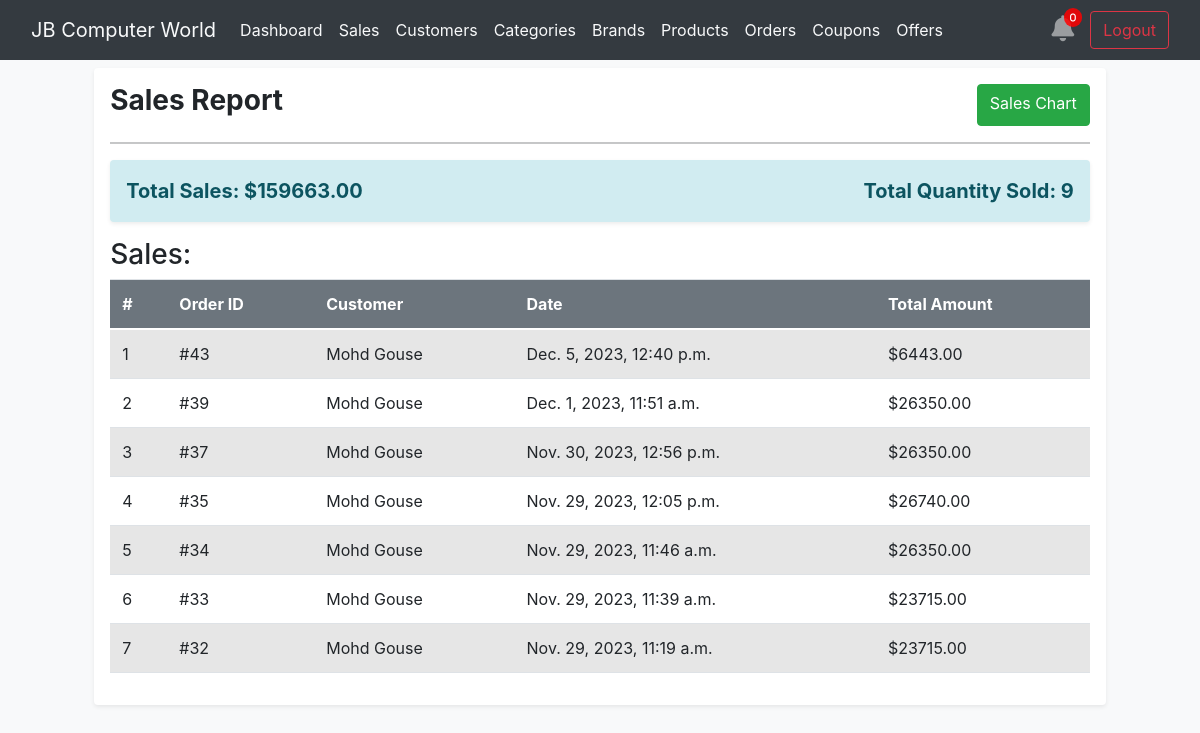
The page /sales-report/ on the database its author committed.
### order/models.py (models this page shows, shortened)
class Order(models.Model):
    COD = 'COD'
    PAYPAL = 'PAYPAL'
    WALLET = 'WALLET'
    PAYMENT_CHOICES = (
        (COD, 'COD'),
        (PAYPAL, 'PAYPAL'),
        (WALLET, 'WALLET')
    )
    ORDERED = 'Ordered'
    SHIPPED = 'Shipped'
    CANCEL = 'Cancel'
    DELIVERED = 'Delivered'
    STATUS_CHOICES = (
        (ORDERED, 'Ordered'),
        (SHIPPED, 'Shipped'),
        (CANCEL, 'Cancel'),
        (DELIVERED, 'Delivered')
    )
    user = models.ForeignKey(User, related_name='orders', blank=True, null=True, on_delete=models.CASCADE)
    address = models.ForeignKey(UserAddress, on_delete=models.SET_NULL, null=True)
    created_at = models.DateTimeField(auto_now_add=True)
    paid = models.BooleanField(default=False)
    paid_amount = models.IntegerField(blank=True, null=True)
    discount = models.IntegerField(blank=True, null=True, default=0)
    pay_method = models.CharField(max_length=20, choices=PAYMENT_CHOICES, default=COD)
    status = models.CharField(max_length=20, choices=STATUS_CHOICES, default=ORDERED)
    class Meta:
        ordering = ('-created_at',)
    def paid_amount_total(self):
        if self.paid_amount:
            return self.paid_amount
        else:
            return 0

### administration/views.py (the view)
# urls.py: path('sales-report/', sales_report, name='sales_report'),
def sales_report(request):
    orders = Order.objects.filter(status=Order.DELIVERED, paid=True)
    total_sales = sum(order.paid_amount_total() for order in orders)
    order_items = OrderItem.objects.filter(order__in=orders)
    total_quantity_sold = sum(item.quantity for item in order_items)
    context = {
        'total_sales': total_sales,
        'total_quantity_sold': total_quantity_sold,
        'orders': orders,
    }
    return render(request, 'admin_manage/adm/sales_report.html', context)

### cart/context_processor.py (called while the page is built)
def cart(request):
    total_cart_item = 0
    if request.user.is_authenticated:
        cart = CartItem.objects.filter(user=request.user)
        for item in cart:
            total_cart_item += item.quantity
    return {'total_cart_item': total_cart_item}

### templates/admin_manage/adm/sales_report.html
{% extends 'admin_manage/adm/base.html' %}
{% block body_content %}
<div class="container-fluid p-2">
    <div class="row">
        <div class="col-10 m-auto bg-white rounded shadow-sm p-3">
            <div class="d-flex justify-content-between">
                <h3 class="fw-bold text-center">Sales Report</h3>
                <a class="btn btn-success" href="{% url 'sales-chart' %}">Sales Chart</a>
            </div>
            <hr>
            <div class="d-flex justify-content-between shadow-sm p-3 rounded alert-info my-3">
                <p class="fw-bold fs-5 m-0">Total Sales: ${{ total_sales|floatformat:2 }}</p>
                <p class="fw-bold fs-5 m-0">Total Quantity Sold: {{ total_quantity_sold }}</p>
            </div>
            <h3>Sales:</h3>
            <table class="table table-striped" style="max-height: 250px; overflow: scroll;">
                <thead class="bg-secondary text-white">
                    <tr>
                        <th>#</th>
                        <th>Order ID</th>
                        <th>Customer</th>
                        <th>Date</th>
                        <th>Total Amount</th>
                    </tr>
                </thead>
                <tbody>
                    {% for order in orders %}
                        <tr>
                            <td>{{ forloop.counter }}</td>
                            <td>#{{ order.id }}</td>
                            <td>{{ order.user.get_full_name }}</td>
                            <td>{{ order.created_at }}</td>
                            <td>${{ order.paid_amount_total|floatformat:2 }}</td>
                        </tr>
                    {% endfor %}
                </tbody>
            </table>
        </div>
    </div>
</div>
{% endblock %}

### rows shown on the page
Order: id "43", user.get_full_name "Mohd Gouse", created_at "Dec. 5, 2023, 12:40 p.m.", paid_amount_total "6443.00"
Order: id "39", user.get_full_name "Mohd Gouse", created_at "Dec. 1, 2023, 11:51 a.m.", paid_amount_total "26350.00"
Order: id "37", user.get_full_name "Mohd Gouse", created_at "Nov. 30, 2023, 12:56 p.m.", paid_amount_total "26350.00"
Order: id "35", user.get_full_name "Mohd Gouse", created_at "Nov. 29, 2023, 12:05 p.m.", paid_amount_total "26740.00"
Order: id "34", user.get_full_name "Mohd Gouse", created_at "Nov. 29, 2023, 11:46 a.m.", paid_amount_total "26350.00"
Order: id "33", user.get_full_name "Mohd Gouse", created_at "Nov. 29, 2023, 11:39 a.m.", paid_amount_total "23715.00"
Order: id "32", user.get_full_name "Mohd Gouse", created_at "Nov. 29, 2023, 11:19 a.m.", paid_amount_total "23715.00"

### other values the page prints
{{ total_sales|floatformat:2 }} "159663.00"
{{ total_quantity_sold }} "9"
